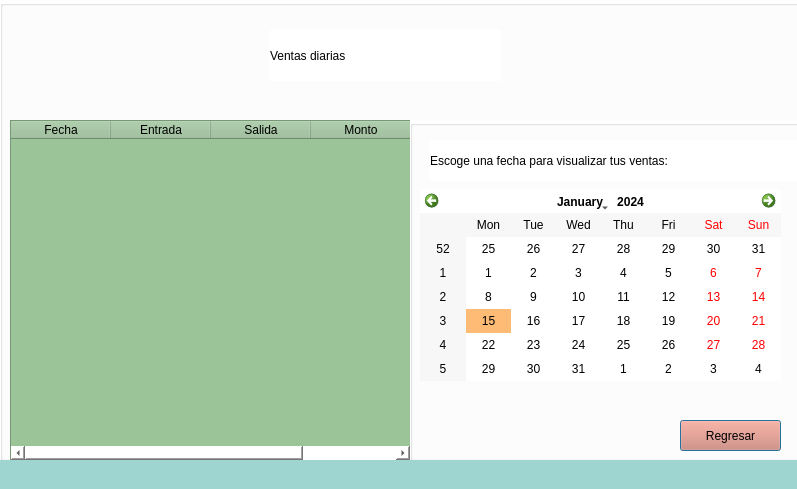
<?xml version="1.0" encoding="UTF-8"?>
<ui version="4.0">
 <class>Ventas_Diarias</class>
 <widget class="QDialog" name="Ventas_Diarias">
  <property name="geometry">
   <rect>
    <x>0</x>
    <y>0</y>
    <width>797</width>
    <height>489</height>
   </rect>
  </property>
  <property name="windowTitle">
   <string>Dialog</string>
  </property>
  <widget class="QGroupBox" name="groupBox">
   <property name="geometry">
    <rect>
     <x>0</x>
     <y>0</y>
     <width>881</width>
     <height>461</height>
    </rect>
   </property>
   <property name="styleSheet">
    <string notr="true">background-color: rgb(255, 255, 255);</string>
   </property>
   <property name="title">
    <string/>
   </property>
   <widget class="QTableWidget" name="Tabla_ventas">
    <property name="geometry">
     <rect>
      <x>10</x>
      <y>120</y>
      <width>401</width>
      <height>341</height>
     </rect>
    </property>
    <property name="styleSheet">
     <string notr="true">font: 12pt &quot;Times New Roman&quot;;
border-bottom-color: rgb(94, 19, 255);
background-color: #9BC499;</string>
    </property>
    <column>
     <property name="text">
      <string>Fecha</string>
     </property>
    </column>
    <column>
     <property name="text">
      <string>Entrada</string>
     </property>
    </column>
    <column>
     <property name="text">
      <string>Salida</string>
     </property>
    </column>
    <column>
     <property name="text">
      <string>Monto</string>
     </property>
    </column>
   </widget>
   <widget class="QLabel" name="Ventas_diarias_2">
    <property name="geometry">
     <rect>
      <x>270</x>
      <y>30</y>
      <width>231</width>
      <height>51</height>
     </rect>
    </property>
    <property name="styleSheet">
     <string notr="true">font: 24pt &quot;Segoe Print&quot;;</string>
    </property>
    <property name="text">
     <string>Ventas diarias</string>
    </property>
   </widget>
   <widget class="QGroupBox" name="groupBox_2">
    <property name="geometry">
     <rect>
      <x>410</x>
      <y>120</y>
      <width>391</width>
      <height>341</height>
     </rect>
    </property>
    <property name="styleSheet">
     <string notr="true"/>
    </property>
    <property name="title">
     <string/>
    </property>
    <widget class="QCalendarWidget" name="Calendario">
     <property name="geometry">
      <rect>
       <x>10</x>
       <y>70</y>
       <width>361</width>
       <height>191</height>
      </rect>
     </property>
     <property name="mouseTracking">
      <bool>false</bool>
     </property>
     <property name="tabletTracking">
      <bool>false</bool>
     </property>
     <property name="focusPolicy">
      <enum>Qt::NoFocus</enum>
     </property>
     <property name="contextMenuPolicy">
      <enum>Qt::NoContextMenu</enum>
     </property>
     <property name="acceptDrops">
      <bool>false</bool>
     </property>
     <property name="autoFillBackground">
      <bool>false</bool>
     </property>
     <property name="styleSheet">
      <string notr="true">color:black;
selection-color: rgb(0, 0, 0);
border-bottom-color: #9BC499;
font: 12pt 75 &quot;Times New Roman&quot;;
selection-background-color: #FDBB75;</string>
     </property>
    </widget>
    <widget class="QLabel" name="label">
     <property name="geometry">
      <rect>
       <x>20</x>
       <y>20</y>
       <width>381</width>
       <height>41</height>
      </rect>
     </property>
     <property name="styleSheet">
      <string notr="true">font: 75 12pt &quot;Segoe Print&quot;;</string>
     </property>
     <property name="text">
      <string>Escoge una fecha para visualizar tus ventas:</string>
     </property>
    </widget>
    <widget class="QPushButton" name="pushButton">
     <property name="geometry">
      <rect>
       <x>270</x>
       <y>300</y>
       <width>101</width>
       <height>31</height>
      </rect>
     </property>
     <property name="styleSheet">
      <string notr="true">font: 14pt 75 &quot;Times New Roman&quot;;
hover!pressed:border: 5px solid green;
background-color:#DB7B65;

</string>
     </property>
     <property name="text">
      <string>Regresar</string>
     </property>
    </widget>
   </widget>
   <widget class="QLabel" name="Logo">
    <property name="geometry">
     <rect>
      <x>0</x>
      <y>0</y>
      <width>111</width>
      <height>111</height>
     </rect>
    </property>
    <property name="styleSheet">
     <string notr="true">background: transparent;</string>
    </property>
    <property name="text">
     <string/>
    </property>
    <property name="pixmap">
     <pixmap resource="Imagenes.qrc">:/Imagenes/Imagenes/Icon_2_0.png</pixmap>
    </property>
   </widget>
  </widget>
  <widget class="QLabel" name="label_3">
   <property name="geometry">
    <rect>
     <x>0</x>
     <y>460</y>
     <width>881</width>
     <height>31</height>
    </rect>
   </property>
   <property name="styleSheet">
    <string notr="true">background-color: #9fd5d1;</string>
   </property>
   <property name="text">
    <string/>
   </property>
  </widget>
 </widget>
 <resources>
  <include location="Imagenes.qrc"/>
 </resources>
 <connections/>
</ui>
